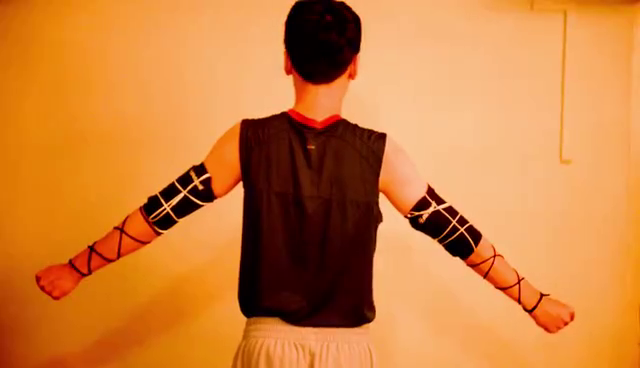
#> input picture frame 16 of Videos/sx.mp4, 640 x 368 px
$ python main.py   (Python 2 division)   (older library calls are emulated)
#> lines starting #> are read from the running program, lines starting #| are printed output that depends on the picture
### HarrisCorner.py
import numpy as np
import cv2


def findCorners(frame, ksize=13, kCorners=200):
    x, y = frame.shape

    #gx, gy = np.gradient(frame)

    # gx = np.zeros((x, y))
    # gy = np.zeros((x, y))
    # gx[:, 0:y - 1] = frame[:, 1:y] - frame[:, 0:y - 1]
    # gy[0:x - 1, :] = frame[1:x, :] - frame[0:x - 1, :]

    gx = cv2.Sobel(frame, cv2.CV_64F, 1, 0, ksize = ksize)
    gy = cv2.Sobel(frame, cv2.CV_64F, 0, 1, ksize = ksize)

    Ixx = gx * gx
    Ixy = gx * gy
    Iyy = gy * gy

    #kernel = np.ones((ksize,ksize))
    kernel = getGaussKernels(ksize)
    Wxx = cv2.filter2D(Ixx, -1, kernel)
    Wxy = cv2.filter2D(Ixy, -1, kernel)
    Wyy = cv2.filter2D(Iyy, -1, kernel)

    response = np.zeros(Wxx.shape)

    for i in range(response.shape[0]):
        for j in range(response.shape[1]):
            Wi = np.array([[Wxx[i][j], Wxy[i][j]], [Wxy[i][j], Wyy[i][j]]])
            # D, V = np.linalg.eig(Wi)
            response[i][j] = np.linalg.det(Wi)-0.04*np.trace(Wi)**2

    return selectCorners(response, ksize, kCorners)


def selectCorners(response, ksize, kCorners):
    c = []
    r = []
    rows = []
    cols = []
    for i in range(0, response.shape[0] - ksize, ksize):
        for j in range(0, response.shape[1] - ksize, ksize):
            m = response[i:i + ksize, j:j + ksize]
            index = np.argmax(m)
            row = int(index / ksize) + i
            col = int(index % ksize) + j
            r.append(row)
            c.append(col)

    localmax = []
    for i in range(len(r)):
        localmax.append(response[r[i]][c[i]])

    ind = np.argpartition(localmax, -kCorners)[-kCorners:]
    for i in ind:
        rows.append(r[i])
        cols.append(c[i])

    return rows, cols


def getGaussKernels(k, sigma=1.0):
    # Generate a Gkernel with length k and sigma
    ax = np.arange(-k // 2 + 1.0, k // 2 + 1.0)
    xx, yy = np.meshgrid(ax, ax)
    kernel = np.exp(-(xx**2 + yy**2) / (2. * sigma**2))
    return kernel / np.sum(kernel)

### LucasKanade.py
import numpy as np
import cv2
import sys


def trackFeatures(old_frame, new_frame, r, c):
    old_frame_pyramid = createPyramid(old_frame)
    new_frame_pyramid = createPyramid(new_frame)

    return computeOpticalFlow(old_frame_pyramid, new_frame_pyramid, r, c, 17)


def createPyramid(frame, minSize = 64, maxLevel = 5):
    frame = frame.astype(float)
    pyramid = [frame]
    while(frame.shape[0] > minSize and frame.shape[1] > minSize and len(pyramid)<maxLevel):
        sample = gaussianSubsample(frame)
        pyramid = [sample] + pyramid
        frame = sample

    return pyramid

def scaleVector(v, length):
    result = [v]
    downsample = lambda x : x / 2
    for i in range(length - 1):
        scaled = map(downsample, v)
        result = [scaled] + result
        v = scaled

    return result

def gaussianSubsample(frame):
    gaussian1D = cv2.getGaussianKernel(5, 1)
    kernel = np.dot(gaussian1D, np.transpose(gaussian1D))

    frame = cv2.filter2D(frame, -1, kernel)
    new_frame = np.zeros(map(lambda x: x/2, frame.shape))
    new_frame[:,:] = frame[0:frame.shape[0]-1:2, 0:frame.shape[1]-1:2]
    return new_frame

def computeOpticalFlow(old_frame_pyramid, new_frame_pyramid, r, c, ksize = 17):
    # kernel = np.ones((ksize, ksize))
    gaussian1D = cv2.getGaussianKernel(ksize, 1)
    kernel = np.dot(gaussian1D, np.transpose(gaussian1D))

    scaledR = scaleVector(r, len(old_frame_pyramid))
    scaledC = scaleVector(c, len(old_frame_pyramid))

    upsample = lambda x : x * 2
    d = [np.array([[0.],[0.]])]*len(r)


    # loop from the top of the pyramid
    for i in range(len(old_frame_pyramid)):
        d = map(upsample, d)

        I = old_frame_pyramid[i].astype(float)
        J = new_frame_pyramid[i].astype(float)

        # Smoothen to remove noise but lose sharpness
        I = cv2.GaussianBlur(I, (3,3), 1)
        J = cv2.GaussianBlur(J, (3,3), 1)

        x, y = I.shape
        gx = np.zeros((x, y))
        gy = np.zeros((x, y))
        gx[:, 0:y - 1] = I[:, 1:y] - I[:, 0:y - 1]
        gy[0:x - 1, :] = I[1:x, :] - I[0:x - 1, :]


        Ixx = gx * gx
        Ixy = gx * gy
        Iyy = gy * gy

        j = 0
        counter = 0

        while(j < len(scaledR[0])):
            try:
                row = scaledR[i][j]
                col = scaledC[i][j]


                halfKSize = int(ksize / 2)
                dint = np.around(d).astype(int)
                Jrow = row + dint[j][1,0]
                Jcol = col + dint[j][0,0]
                gt = I[row-halfKSize:row+halfKSize+1,col-halfKSize:col+halfKSize+1] - J[Jrow-halfKSize:Jrow+halfKSize+1,Jcol-halfKSize:Jcol+halfKSize+1]

                gtgx = (gt*gx[row-halfKSize:row+halfKSize+1,col-halfKSize:col+halfKSize+1]).sum()
                gtgy = (gt*gy[row-halfKSize:row+halfKSize+1,col-halfKSize:col+halfKSize+1]).sum()
                gxgx = (Ixx[row-halfKSize:row+halfKSize+1,col-halfKSize:col+halfKSize+1]).sum()
                gxgy = (Ixy[row-halfKSize:row+halfKSize+1,col-halfKSize:col+halfKSize+1]).sum()
                gygy = (Iyy[row-halfKSize:row+halfKSize+1,col-halfKSize:col+halfKSize+1]).sum()

                Z = np.array([[gxgx, gxgy], [gxgy, gygy]])
                b = np.array([[gtgx], [gtgy]])

                movement = np.dot(np.linalg.inv(Z), b)

                d[j] = d[j] + movement

                if(np.linalg.norm(movement) == 0 or counter >= 10):
                    j += 1
                    counter = 0
                else:
                    counter += 1

            except Exception as e:
                j += 1

    d = np.around(d)

    c = np.add(c, map(lambda x : int(x[0,0]), d))
    r = np.add(r, map(lambda x : int(x[1,0]), d))

    return r.tolist(), c.tolist()

### main.py
import numpy as np
import cv2
import platform
from HarrisCorner import findCorners
from LucasKanade import trackFeatures


# Video Reader
cap = cv2.VideoCapture("Videos/sx.mp4")

# Video Writer
fourcc = cv2.VideoWriter_fourcc(*'IYUV')

out = cv2.VideoWriter(
    'Videos/track.avi',
    fourcc,
    cap.get(cv2.CAP_PROP_FPS),
    (int(cap.get(cv2.CAP_PROP_FRAME_WIDTH)),
     int(cap.get(cv2.CAP_PROP_FRAME_HEIGHT)))
)

ret, old_frame = cap.read()
#> old_frame is the input picture: shape (368, 640, 3); mean B, G, R 61.6, 128.5, 207.2
frame_num = int(cap.get(cv2.CAP_PROP_POS_FRAMES)) - 1
old_frame_gray = cv2.cvtColor(old_frame, cv2.COLOR_BGR2GRAY)

corner_num = 180
frame_count = int(cap.get(cv2.CAP_PROP_FRAME_COUNT))

# Create a list for row and col coordinates
row_list = np.zeros((corner_num, frame_count))
col_list = np.zeros((corner_num, frame_count))

# Find corners on the first frame
r, c = findCorners(old_frame_gray, 13, corner_num)
#> in findCorners, `gx = cv2.Sobel(frame, cv2.CV_64F, 1, 0, ksize = ksize)`:
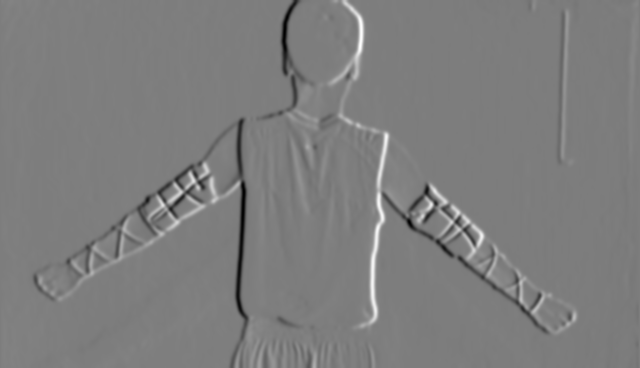
#> gx: shape (368, 640) float64; min -336864746, max 346685477, mean 660110.5; drawn with min black and max white
#> after the loop in findCorners, `for i in range(response.shape[0]):`:
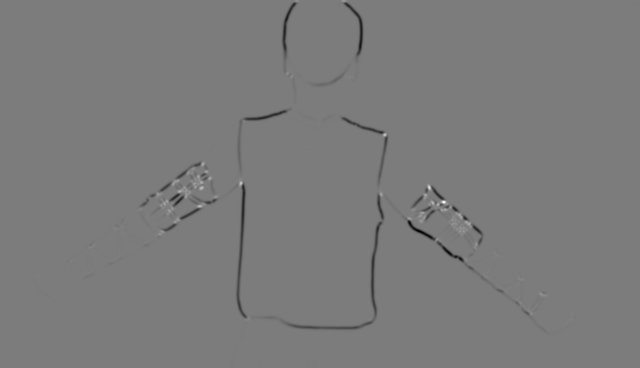
#> response: shape (368, 640) float64; min -4.48e+32, max 4.72e+32, mean -2.63e+30; drawn with min black and max white
#> after the loop in selectCorners, `for i in range(0, response.shape[0] - ksize, ksize):`: c = 1372 values, max 636 at index 832, min 0 at index 49, mean 318.2; r = 1372 values, max 363 at index 1325, min 0 at index 22, mean 181.4
#> after the loop in selectCorners, `for i in range(len(r)):`: localmax = 1372 items, first 6: 3.86e+27, 1.68e+27, 2.51e+26, 7.57e+25, 9.86e+24, 8.01e+25
#> in selectCorners, `ind = np.argpartition(localmax, -kCorners)[-kCorners:]`: ind = 180 values, max 1347 at index 155, min 22 at index 170, mean 811.1
#> the loop in selectCorners, `for i in ind:` made 180 passes
#> i on passes 1 to 3: 611, 715, 1194
#> after the loop in selectCorners, `for i in ind:`: cols = 180 values, max 572 at index 26, min 37 at index 144, mean 319.2; rows = 180 values, max 360 at index 149, min 0 at index 164, mean 214.6
#> r has the same summary as rows in selectCorners; c has the same summary as cols in selectCorners
row_list[:, frame_num] = r
col_list[:, frame_num] = c

# Create some random colors
color = np.random.randint(0,255,(100,3))

# Create a mask image for drawing purposes
mask = np.zeros_like(old_frame)

while(1):
    ret, new_frame = cap.read()

    if(not ret):
        print "no frame to read"
        break

    new_frame_gray = cv2.cvtColor(new_frame, cv2.COLOR_BGR2GRAY)

    # Track corners using LK
    r_new, c_new = trackFeatures(old_frame_gray, new_frame_gray, r, c)
#> the loop in createPyramid, `while(frame.shape[0] > minSize and frame.shape[1] > minSize and len(py..` made 3 passes
#> pass 2, in createPyramid, `sample = gaussianSubsample(frame)`:
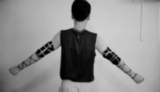
#> sample: shape (92, 160) float64; min 0.804, max 207.9, mean 144.3
#> after the loop in createPyramid, `while(frame.shape[0] > minSize and frame.shape[1] > minSize and len(py..`:
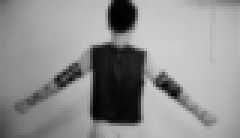
#> frame: shape (46, 80) float64 (shown 3 times larger); min 1.08, max 207.4, mean 144.2
#> in trackFeatures, `old_frame_pyramid = createPyramid(old_frame)`: old_frame_pyramid = 4 items
#> the loop in createPyramid (call 2), `while(frame.shape[0] > minSize and frame.shape[1] > minSize and len(py..` made 3 passes
#> in computeOpticalFlow, `d = [np.array([[0.],[0.]])]*len(r)`: d = 180 items, first 6: [0, 0], [0, 0], [0, 0], [0, 0], [0, 0], [0, 0]
#> the loop in computeOpticalFlow, `for i in range(len(old_frame_pyramid)):` made 4 passes
#> (x, y) on passes 1 to 4: (46, 80), (92, 160), (184, 320), (368, 640)
#> pass 1, in computeOpticalFlow, `Ixy = gx * gy`:
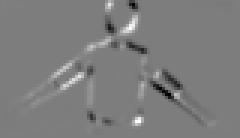
#> Ixy: shape (46, 80) float64 (shown 3 times larger); min -2194.3, max 2260.9, mean 2.5; drawn with min black and max white
#> after the loop in computeOpticalFlow, `for i in range(len(old_frame_pyramid)):`: d = 180 items, first 6: [-0.213, -0.165], [-0.216, -0.152], [0.326, 0.185], [0.437, 0.0357], [-0.194, -0.228], [0.268, -0.0249]
#> in computeOpticalFlow, `c = np.add(c, map(lambda x : int(x[0,0]), d))`: c has the same summary as cols in selectCorners
#> in computeOpticalFlow, `r = np.add(r, map(lambda x : int(x[1,0]), d))`: r = 180 values, max 358 at index 149, min 0 at index 164, mean 214.5
#> r_new has the same summary as r in computeOpticalFlow; c_new has the same summary as cols in selectCorners

    # Add new positions to the lists
    row_list[:, int(cap.get(cv2.CAP_PROP_POS_FRAMES)) - 1] = r_new
    col_list[:, int(cap.get(cv2.CAP_PROP_POS_FRAMES)) - 1] = c_new

    # Mark the corners' movements
    for i in range(len(r)):
        mask = cv2.line(mask, (c_new[i],r_new[i]),(c[i],r[i]),color[i%100].tolist(),2)
        new_frame = cv2.circle(new_frame, (c_new[i],r_new[i]), 5, color[i%100].tolist(), -1)
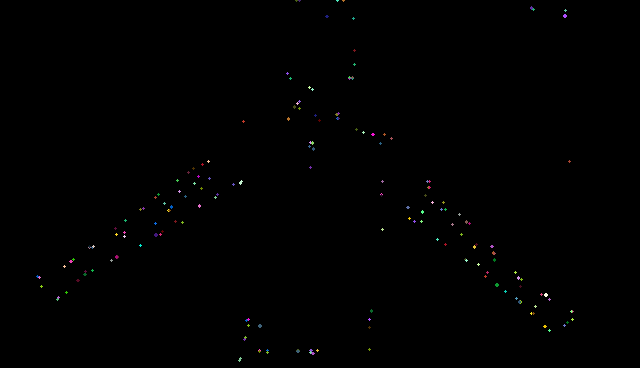
#> mask: shape (368, 640, 3); mean of channels 0, 1, 2 0.5, 0.5, 0.5; drawn as B, G, R
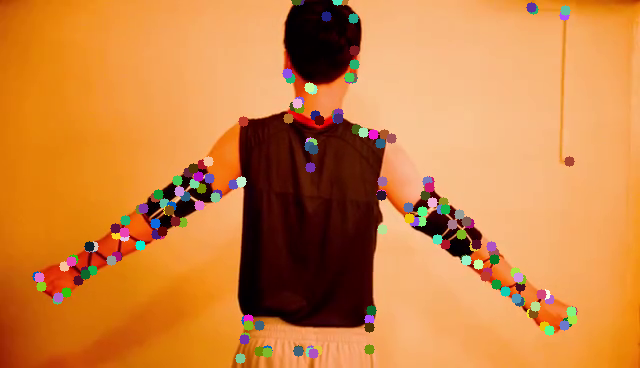
#> new_frame: shape (368, 640, 3); mean B, G, R 66, 130.8, 205.4
    img = cv2.add(new_frame, mask)
    out.write(img)

    old_frame = new_frame
    old_frame_gray = new_frame_gray
    r = r_new
    c = c_new

# Output the corner lists for video editing
np.savetxt("rows.csv", row_list, delimiter=",")
np.savetxt("cols.csv", col_list, delimiter=",")

cv2.destroyAllWindows()
out.release()
cap.release()
